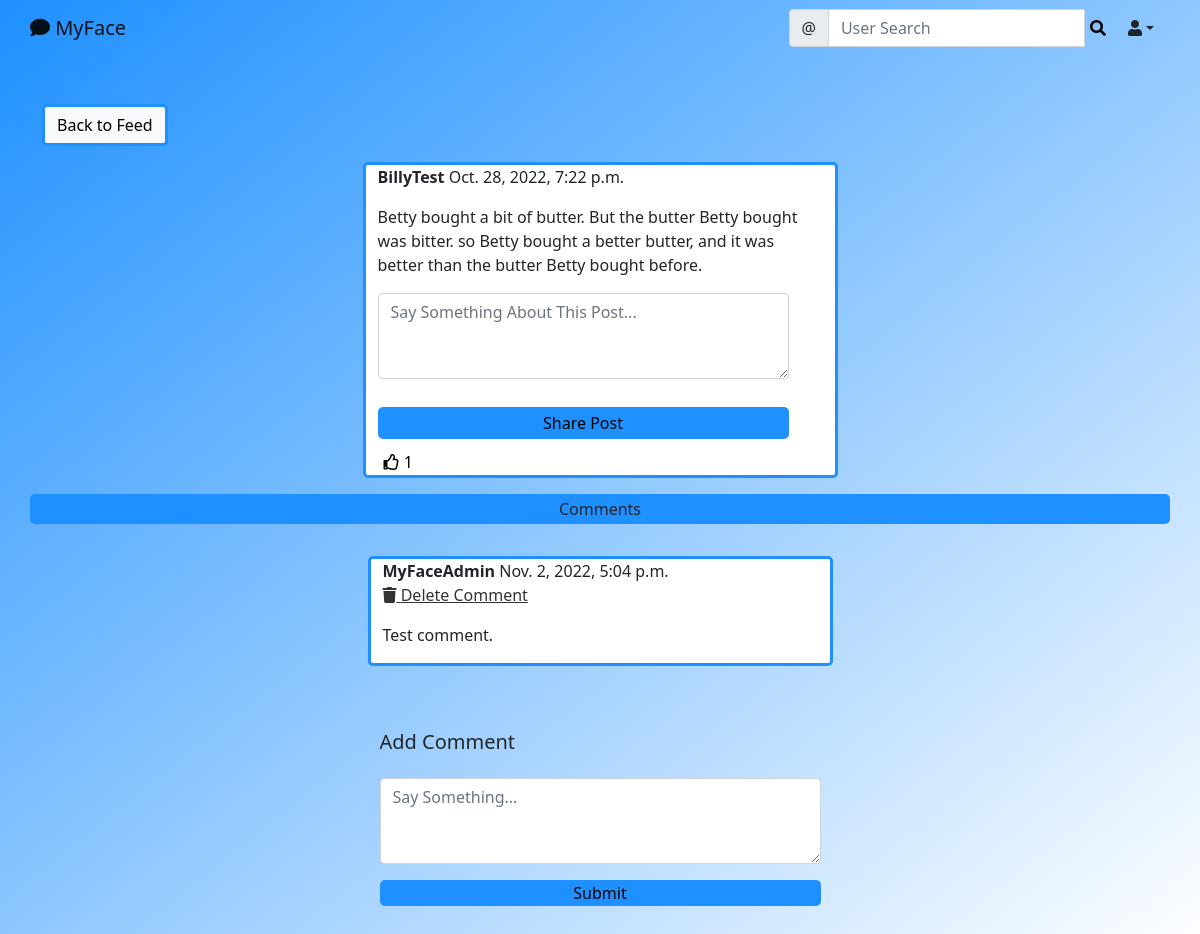
Screenshot of /social/post/17/ (signed in) with the database file from the repository.
### social/models.py (models this page shows)
class Post(models.Model):
    shared_body = models.TextField(blank=True, null=True)
    body = models.TextField()
    created_on = models.DateTimeField(default=localtime(now()))
    shared_on = models.DateTimeField(blank=True, null=True)
    author = models.ForeignKey(User, on_delete=models.CASCADE)
    shared_user = models.ForeignKey(User, on_delete=models.CASCADE, null=True, blank=True, related_name='+')
    likes = models.ManyToManyField(User, blank=True, related_name='likes')
    class Meta:
        ordering = ['-created_on', '-shared_on']

class Comment(models.Model):
    comment = models.TextField()
    created_on = models.DateTimeField(default=timezone.now)
    post = models.ForeignKey('Post', on_delete=models.CASCADE)
    author = models.ForeignKey(User, on_delete=models.CASCADE)

### social/views.py (the view, shortened to what this page needs)
# urls.py: path('post/<int:pk>/', PostDetailView.as_view(), name='post-detail'),
class PostDetailView(LoginRequiredMixin, View):
    def get(self, request, pk, *args, **kwargs):
        post = Post.objects.get(pk=pk)
        form = CommentForm()
        share_form = ShareForm()
        comments = Comment.objects.filter(post=post).order_by('-created_on')
        context = {
            'post': post,
            'form': form,
            'comments': comments,
            'shareform': share_form,
        }
        return render(request, 'social/post_detail.html', context)

### social/forms.py
class CommentForm(forms.ModelForm):
    comment = forms.CharField(
        label='',
        widget=forms.Textarea(
            attrs={'rows': '3',
                   'placeholder': 'Say Something...'}
        ))
    class Meta:
        model = Comment
        fields = ['comment']

class ShareForm(forms.Form):
    body = forms.CharField(
    label='',
    widget=forms.Textarea(attrs={
        'rows': '3',
        'placeholder': 'Say Something About This Post...'
    }))

### social/templates/social/post_detail.html (shortened to what this page needs)
{% extends 'landing/base.html' %}
{% load crispy_forms_tags %}
{% block content %}
<div class="container">
  <div class="row mt-5">
      <div class="col-md-3 col-sm-6">
          <a href="{% url 'post-list' %}" class="btn btn-light", style="border:solid; border-radius:5px; border-color:dodgerblue;">Back to Feed</a>
      </div>
  </div>
    <div class="row justify-content-center mt-3">
        <div class="col-md-5 col-sm-12", style="border:solid; border-radius:5px; border-color:dodgerblue; background-color:white;">
            <p><strong>{{ post.author }}</strong> {{ post.created_on }}</p>
            <p>{{ post.body }}</p>
            <div class="d-flex flex-row">
              <form method="POST" action="{% url 'share-post' post.pk %}" id="{{ post.pk }}">
                  {{ shareform | crispy }}
                  <br>
                  <div>
                    <button class="row justify-content-center mt-1 col-md-12 col-sm-20", style="border:solid; border-radius:5px; border-color:dodgerblue; background-color:dodgerblue; margin-bottom: 10px; margin-left: auto; margin-right: auto;">Share Post</button>
              </form>
                <form method="POST" action="{% url 'like' post.pk %}">
                    <button style="background-color: transparent; border: none; box-shadow: none;" type="submit"><i class="far fa-thumbs-up"></i> <span>{{ post.likes.all.count }}</span></button>
                </form>
            </div>
        </div>
    </div>
    <p class="row justify-content-center mt-3", style="border:solid; border-radius:5px; border-color:dodgerblue; background-color:dodgerblue;"> Comments</p>
    {% for comment in comments %}
    <div class="row justify-content-center mt-3 mb-5">
        <div class="col-md-5 col-sm-3 position-relative", style="border:solid; border-radius:5px; border-color:dodgerblue; background-color:white;">
            <p>
                <strong>{{ comment.author }}</strong> {{ comment.created_on }}
                {% if request.user == comment.author %}
                <br>
                <a href="{% url 'comment-delete' post.pk comment.pk %}" style="color: #333;"><i class="fas fa-trash"></i> Delete Comment</a>
                {% endif %}
            </p>
            <p>{{ comment.comment }}</p>
        </div>
    </div>
    {% endfor %}
    <div class="row justify-content-center mt-3">
            <div class="col-md-5 col-sm-12">
                <h5>Add Comment</h5>
            </div>
        </div>
        <div class="row justify-content-center mt-3 mb-5">
            <div class="col-md-5 col-sm-12">
                <form method="POST">
                    {{ form | crispy }}
                    <div class="d-grid gap-2">
                        <button class="button mt-3", style="background-color:dodgerblue; border:none; border-radius:5px;">Submit</button>
                    </div>
                </form>
            </div>
        </div>
    </div>
{% endblock content %}

### rows the page displays
Post: author "BillyTest", created_on "Oct. 28, 2022, 7:22 p.m.", body "Betty bought a bit of butter. But the butter Betty bought was bitter. so Betty bought a better butter, and it was better than the butter Betty bought before.", likes.all.count "1"
Comment: author "MyFaceAdmin", created_on "Nov. 2, 2022, 5:04 p.m.", shows "Delete Comment", comment "Test comment."
